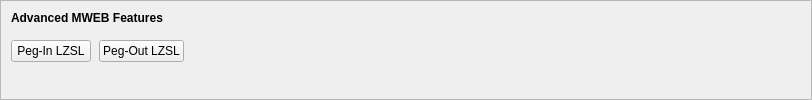
    <widget class="QFrame" name="frameMWEBFeatures">
     <property name="sizePolicy">
      <sizepolicy hsizetype="Expanding" vsizetype="Expanding">
       <horstretch>0</horstretch>
       <verstretch>0</verstretch>
      </sizepolicy>
     </property>
     <property name="maximumSize">
      <size>
       <width>16777215</width>
       <height>16777215</height>
      </size>
     </property>
     <property name="frameShape">
      <enum>QFrame::StyledPanel</enum>
     </property>
     <property name="frameShadow">
      <enum>QFrame::Sunken</enum>
     </property>
     <layout class="QVBoxLayout" name="verticalLayoutMWEBFeatures2">
      <property name="spacing">
       <number>0</number>
      </property>
      <property name="leftMargin">
       <number>0</number>
      </property>
      <property name="topMargin">
       <number>0</number>
      </property>
      <property name="rightMargin">
       <number>0</number>
      </property>
      <property name="bottomMargin">
       <number>6</number>
      </property>
      <item>
       <layout class="QVBoxLayout" name="verticalLayoutMWEBFeatures" stretch="0,0,1">
        <property name="spacing">
         <number>0</number>
        </property>
        <property name="leftMargin">
         <number>10</number>
        </property>
        <property name="topMargin">
         <number>10</number>
        </property>
        <item>
         <layout class="QHBoxLayout" name="horizontalLayoutMWEBFeatures1">
          <property name="bottomMargin">
           <number>15</number>
          </property>
          <item>
           <widget class="QLabel" name="labelMWEBFeatures">
            <property name="sizePolicy">
             <sizepolicy hsizetype="Preferred" vsizetype="Maximum">
              <horstretch>0</horstretch>
              <verstretch>0</verstretch>
             </sizepolicy>
            </property>
            <property name="font">
             <font>
              <weight>75</weight>
              <bold>true</bold>
             </font>
            </property>
            <property name="styleSheet">
             <string notr="true">font-weight:bold;</string>
            </property>
            <property name="text">
             <string>Advanced MWEB Features</string>
            </property>
           </widget>
          </item>
         </layout>
        </item>
        <item>
         <layout class="QHBoxLayout" name="horizontalLayoutMWEBFeatures2" stretch="0,0,0">
          <property name="spacing">
           <number>8</number>
          </property>
          <property name="bottomMargin">
           <number>10</number>
          </property>
          <item>
           <widget class="QPushButton" name="pushButtonMWEBPegIn">
            <property name="styleSheet">
             <string notr="true"/>
            </property>
            <property name="text">
             <string>Peg-In LZSL</string>
            </property>
            <property name="checkable">
             <bool>true</bool>
            </property>
            <property name="autoDefault">
             <bool>false</bool>
            </property>
           </widget>
          </item>
          <item>
           <widget class="QPushButton" name="pushButtonMWEBPegOut">
            <property name="styleSheet">
             <string notr="true"/>
            </property>
            <property name="text">
             <string>Peg-Out LZSL</string>
            </property>
            <property name="checkable">
             <bool>true</bool>
            </property>
            <property name="autoDefault">
             <bool>false</bool>
            </property>
           </widget>
          </item>
          <item>
           <spacer name="horizontalSpacerMWEBFeatures">
            <property name="orientation">
             <enum>Qt::Horizontal</enum>
            </property>
            <property name="sizeHint" stdset="0">
             <size>
              <width>40</width>
              <height>1</height>
             </size>
            </property>
           </spacer>
          </item>
         </layout>
        </item>
        <item>
         <spacer name="verticalSpacerMWEBFeatures">
          <property name="orientation">
           <enum>Qt::Vertical</enum>
          </property>
          <property name="sizeHint" stdset="0">
           <size>
            <width>800</width>
            <height>1</height>
           </size>
          </property>
         </spacer>
        </item>
       </layout>
      </item>
     </layout>
    </widget>
